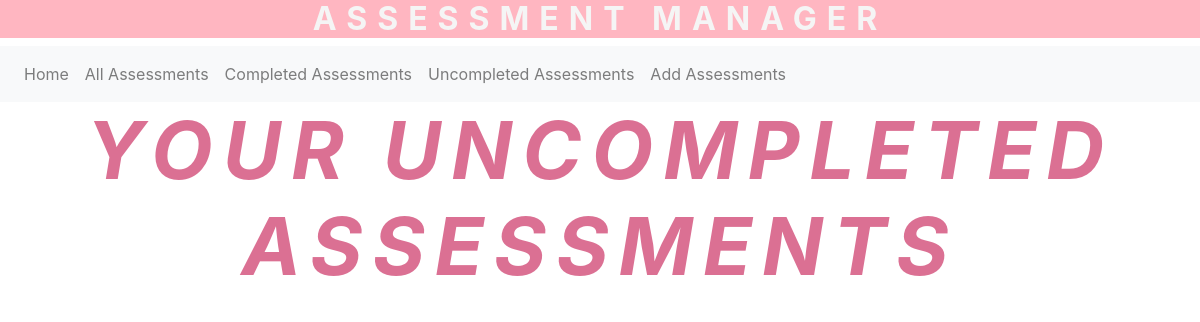
The page /uncompleted on the database as committed earlier.
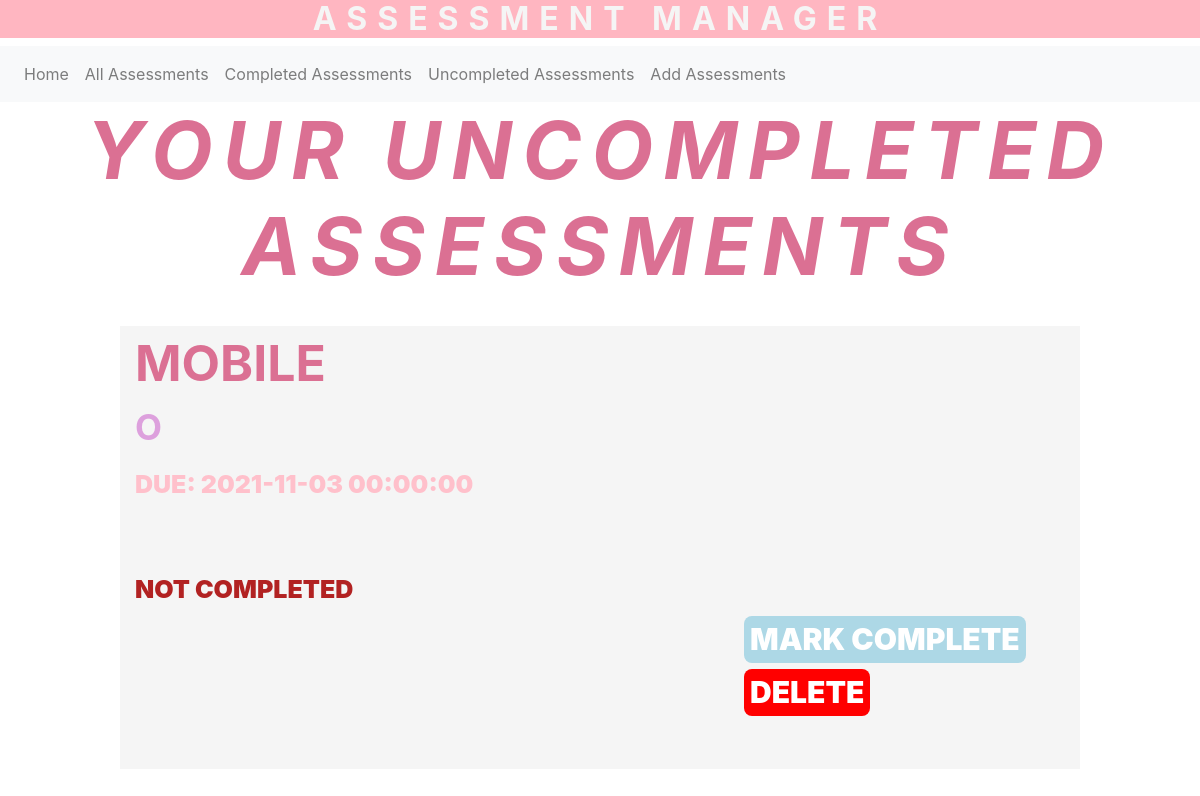
The same page on the database as committed later.
### app/models.py (models this page shows)
class Assessment(db.Model):
    name = db.Column(db.String(20), primary_key = True)
    module = db.Column(db.String(20), index = True)
    date = db.Column(db.DateTime)
    description = db.Column(db.String(500), index = True)
    completed = db.Column(db.Boolean)

### app/views.py (the view, shortened to what this page needs)
@app.route('/uncompleted')
def uncompleted():
        database = models.Assessment.query.filter_by(completed = False).all()
        testname = request.form.get('assessmentName')
        delete = request.form.get('delete')
        complete = request.form.get('complete')
        return render_template("banner_templates/uncompleted.html", database = database)

### app/templates/banner_templates/uncompleted.html (shortened to what this page needs)
<!DOCTYPE html>
<html>
  <head>
    <link rel="stylesheet" href="https://stackpath.bootstrapcdn.com/bootstrap/4.2.1/css/bootstrap.min.css">
  </head>
  <div>
      <h2>ASSESSMENT MANAGER</h2>
    </div>
  <body>
   <nav class="navbar navbar-expand-sm navbar-light bg-light">
      <div class="collapse navbar-collapse" id="navbarSupportedContent">
        <ul class="navbar-nav mr-auto">
          <li class="nav-item"><a class="nav-link" href="/">Home <span class="sr-only">(current)</span></a></li>
          <li class="nav-item"><a class="nav-link" href="/all">All Assessments</a></li>
          <li class="nav-item"><a class="nav-link" href="/completed">Completed Assessments</a></li>
          <li class="nav-item"><a class="nav-link" href="/uncompleted">Uncompleted Assessments</a></li>
          <li class="nav-item"><a class="nav-link" href="/add">Add Assessments</a></li>
        </ul>
      </div>
    </nav>
    <div id=cent>
      <h3>
        YOUR UNCOMPLETED ASSESSMENTS
      </h3>
    </div>
    <br style = "margin: 20px;">
    <div>
        {% for p in database %}
          <div  class= "box">
            <h7>{{ p.name }}</h7> <br style = "margin: 0px;">
            <h7 style = "color: plum; font-size: 35px;">{{ p.module }}</h8> <br style = "margin: 0px;">
            <h8>Due: {{ p.date }}</h8> <br style = "margin: 0px;">
            <h8 style="text-transform:none;">{{ p.description }}</h8> <br style = "margin: 0px;">
            {% if p.completed == True %}
            <h8 style="color:rgb(23, 201, 112); text-transform:uppercase;">Completed</h8>
            {% else %}
            <h8 style="color:firebrick; text-transform: uppercase;">Not completed</h8>
            {% endif %}
            <br style = "margin: 0px;">
              <div style = "margin-left: 65%; margin-right: 5%">
                  <form action ="{{ url_for('all') }}" method="post">
                    {% if p.completed == False %}
                    <input type = "submit" class = "button" name = "complete" value = "MARK COMPLETE">
                {% endif %}
                      <input type = "submit" style="background-color: red;" class = "button" name = "delete" value = "DELETE">
                  </form>
              </div>
            <br style = "margin: 20px;">
          </div>
        {% endfor %}
    </div>
  </body>
</html>

Rows that differ between the two databases and show on the page:
added Assessment: name "MOBILE", module "O", date "2021-11-03 00:00:00", completed "NOT COMPLETED"
